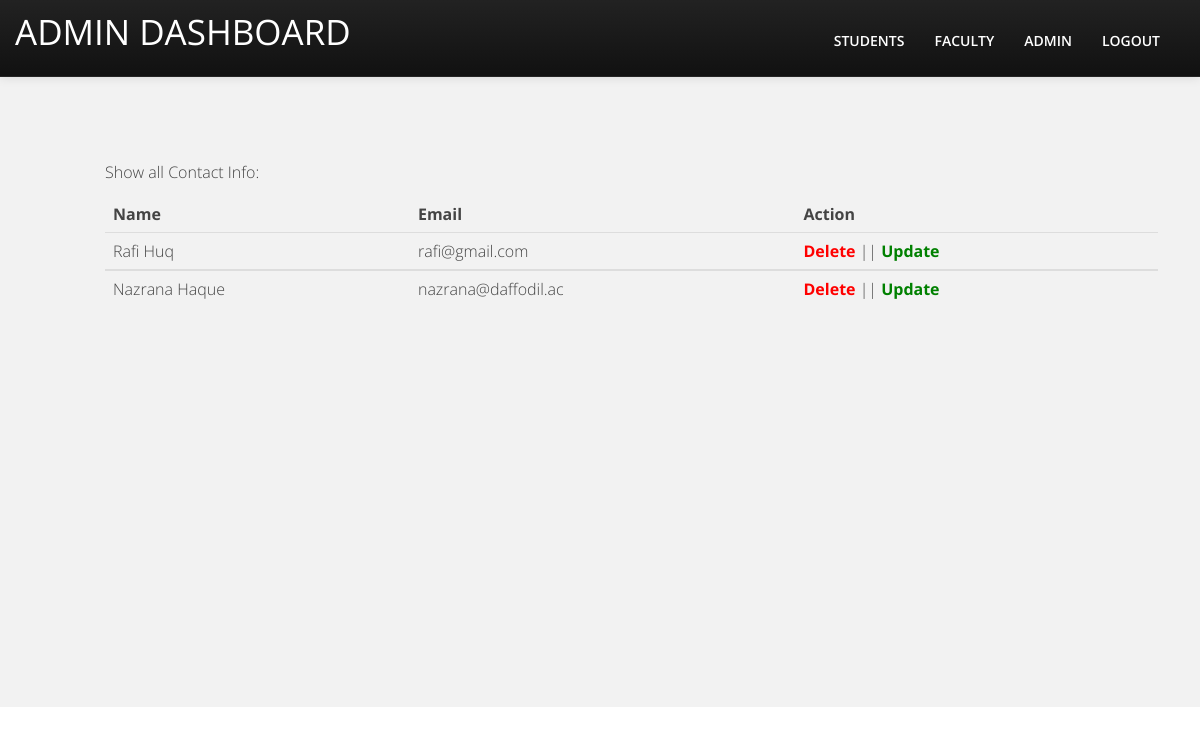
The page /RMS/Admin/viewfacultyInfo.php (signed in) on the database its author committed.
### tables this page shows
CREATE TABLE `faculty` (
  `id` int(11) NOT NULL,
  `name` varchar(100) NOT NULL,
  `email` varchar(100) NOT NULL,
  `password` varchar(100) NOT NULL
);

### RMS/lib/Database.php (called while the page is built, shortened)
<?php
Class Database{
 public $host   = DB_HOST;
 public $user   = DB_USER;
 public $pass   = DB_PASS;
 public $dbname = DB_NAME;
 public $link;
private function connectDB(){
 $this->link = new mysqli($this->host, $this->user, $this->pass,
  $this->dbname);
 }
public function select($query){
  $result = $this->link->query($query) or
   die($this->link->error.__LINE__);
  if($result->num_rows > 0){
    return $result;
  } else {
    return false;
  }
 }
}
?>

### RMS/Admin/viewfacultyInfo.php (the view, shortened to what this page needs)
	 <?php include("inc/header.php"); ?>
	<section id="blog" class="section">
		<div class="container">
		  <p style="margin-left:90px;">Show all Contact Info:</p>
		  <table style="width:90%;margin-left:90px;margin-bottom:320px;" class="table table-hover">
			<thead>
			  <tr>
				<th>Name</th>
				<th>Email</th>
				<th>Action</th>
			  </tr>
			</thead>
			<?php
				    $query = "SELECT * FROM faculty";
					$msg=$db->select($query);
					if ($msg) {
						while ($result=$msg->fetch_assoc()) {
					 ?>
			<tbody>
			  <tr>
				<td><?php echo($result['name']);?></td>
				<td><?php echo($result['email']);?></td>
				<td>
				<a style="font-weight:bold;color:red;" href="?delid=<?php echo($result['id']); ?>">Delete</a> ||
			    <a style="font-weight:bold;color:green;" href="updatefaculty.php?updateid=<?php echo($result['id']); ?>">Update</a>
				</td>
				 <?php }}?>
			  </tr>
			</tbody>
		  </table>
		</div>
	</section>
<?php include("footer/foot.php"); ?>

### RMS/css/style3.css (style rules this page uses)
div, article, section, header, footer, nav, li { position:relative; }
body { background:#fff; color: #444; font-size: 16px; font-weight:300; font-family:'Open Sans', Arial, sans-serif; }
body { padding-top: 60px; }
p { line-height: 1.6em; margin: 0 0 10px 0; }
a { color: #454545; text-decoration: none; }
section.section { padding: 100px 0 80px; }
section#blog { background: #f2f2f2; }

### rows shown on the page
faculty: name "Rafi Huq", email "rafi@gmail.com"
faculty: name "Nazrana Haque", email "nazrana@daffodil.ac"

### other values the page prints
Session::get("adminusername") "ADMIN"
